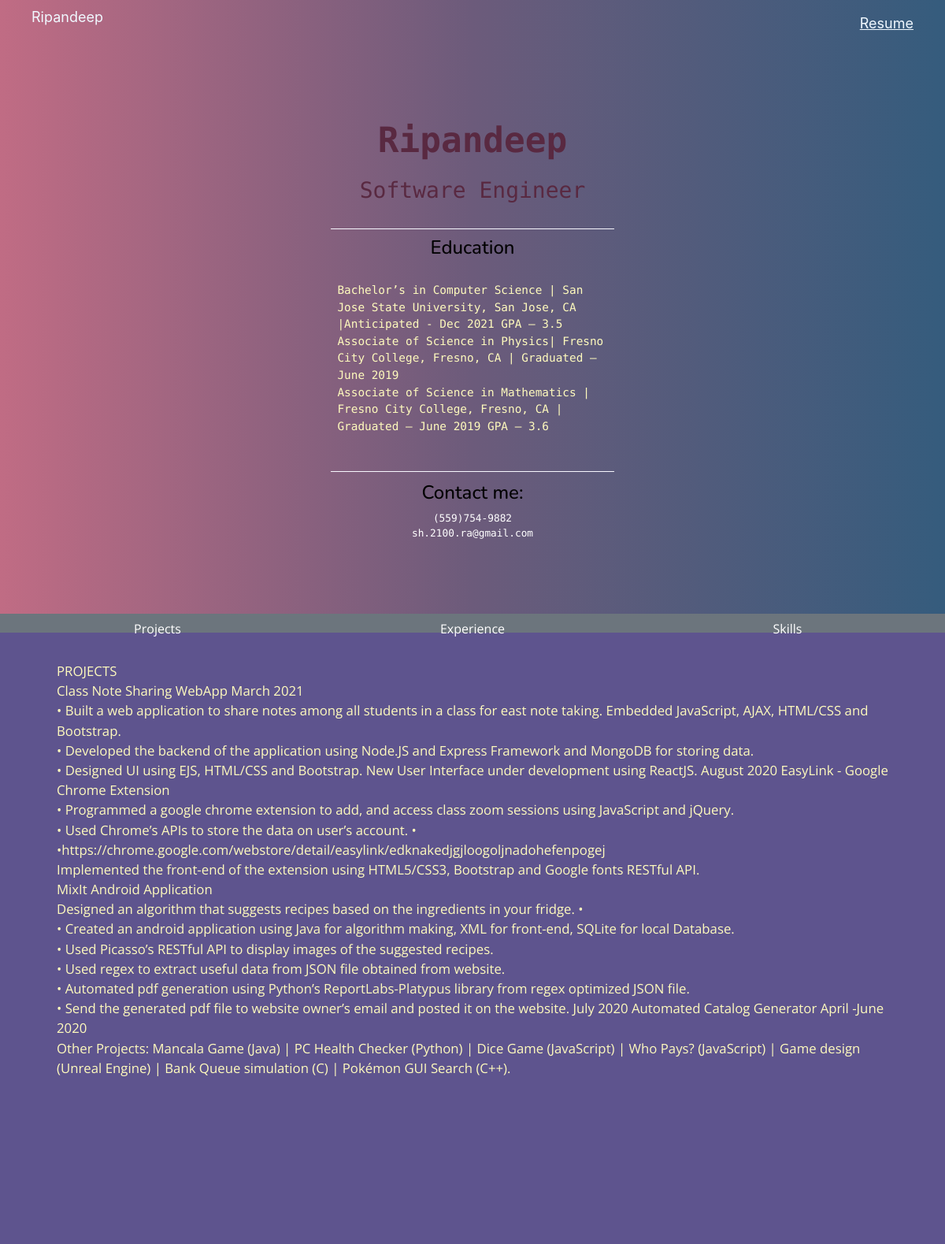
Page /user/4 on the committed database.
### tables this page shows
CREATE TABLE user (
             user_id INTEGER PRIMARY KEY AUTOINCREMENT NOT NULL,
             name TEXT NOT NULL,
             email TEXT NOT NULL,
             phoneNumber TEXT NOT NULL,
             title TEXT NOT NULL,
             education TEXT NOT NULL,
             projects TEXT NOT NULL,
             skills TEXT NOT NULL,
             experience TEXT NOT NULL,
             fileName TEXT NOT NULL
             );

### index.py (the view)
@app.route("/user/<id>")
def showUser(id):
    dataBase = Database()
    userList = dataBase.getUser(id)
    data = {
        "id": userList[0][0],
        "name": userList[0][1],
        "email": userList[0][2],
        "phoneNumber": userList[0][3],
        "title": userList[0][4],
        "education": userList[0][5],
        "projects": userList[0][6],
        "skills": userList[0][7],
        "experience": userList[0][8],
    }
    skills = userList[0][7].split(',')
    return render_template("/portfolio_templates/default_template.html", data=data, skills=skills)

### database.py (called while the page is built)
    def getUser(self, user_id):
        self.__c.execute("SELECT * FROM user WHERE user_id=:user_id", {"user_id": user_id})
        results = self.__c.fetchall()
        return results

### templates/portfolio_templates/default_template.html (shortened to what this page needs)
<!DOCTYPE html>
<html lang="en">
  <head>
    <link rel="stylesheet" href="https://maxcdn.bootstrapcdn.com/bootstrap/4.0.0/css/bootstrap.min.css">
    <link
      rel="stylesheet"
      type="text/css"
      href="{{ url_for('static',filename='default_template.css') }}"
    />
  </head>
  <body>
    <nav class="navbar navbar-expand-lg navbar navbar-light>
      <button class="navbar-toggler" type="button" data-toggle="collapse" data-target="#navbarNav" aria-controls="navbarNav" aria-expanded="false" aria-label="Toggle navigation">
        <span class="navbar-toggler-icon"></span>
      <div class="collapse navbar-collapse" id="navbarNav">
        <ul class="navbar-nav">
          <div id="nv">
            <li style="color: aliceblue; font-size: 1.5vw;" class="nav-item active">
              {{data.name}}
            </li>
          <li class="nav-item active">
            <a style="color: aliceblue; font-size: 1.5vw; text-decoration: underline;" class="nav-link" href="/user/resume/{{data.id}}">Resume</a>
          </li>
        </div>
        </ul>
      </div>
    </nav>
    <section id="section1">
    <h1><strong>{{data.name}}</strong></h1>
    <h3>{{data.title}}</h3>
    <div id="aboutme">
    <h4>Education</h4>
      <p>
        {{data.education}}
      </p>
    </div>
    <h4 style="margin-top: 1vw;">Contact me:</h4>
    <small>{{data.phoneNumber}}</small>
    <small>{{data.email}}</small>
</section>
<section id="section2">
  <div id="buttons">
  <button id="prj" onclick="myHandler(this.id)" type="button" class="btn btn-secondary">Projects</button>
  <button id="exp" onclick="myHandler(this.id)" type="button" class="btn btn-secondary">Experience</button>
  <button id="skl" onclick="myHandler(this.id)" type="button" class="btn btn-secondary">Skills</button>
  </div>
<div id="projects">
<p>{{data.projects}}</p>
</div>
</section>
  </body>
</html>

### static/default_template.css (style rules this page uses)
body { background: #355C7D; background: -webkit-linear-gradient(to right, #C06C84, #6C5B7B, #355C7D); background: linear-gradient(to right, #C06C84, #6C5B7B, #355C7D); }
#section1 { width: 100%; height: 90vh; display: flex; flex-direction: column; justify-content: center; align-items: center; font-family: 'Source Code Pro', monospace; color: white; }
#section1 h1 { color: #592941; font-size: 3.7vw; }
#section1 h4 { color: black; font-family: 'Nunito', sans-serif; }
#aboutme { display: flex; flex-direction: column; justify-content: center; align-items: center; padding: 0.7vw; max-width: 30vw; margin-top: 2vw; border-top: solid ghostwhite 1px; border-bottom: solid ghostwhite 1px; }
#section1 h3 { margin-top: 1vw; color: #592941; }
#section2 { width: 100%; height: 100vh; display: flex; flex-direction: column; align-items: center; font-family: 'Open Sans', sans-serif; color: #592941; background-color: #5E548E; }
#buttons { width: 100%; height: 3vh; display: flex; justify-content: center; align-items: stretch; }
button { height: 100%; font-size: 1vw; }
#section2 button { display: inline; width: 100%; height: 2vw; border-radius: 0px; }
#nv { display: flex; width: 94vw; justify-content: space-between; overflow: hidden; }
p { white-space: pre-line; color: #FFFBBD; }
#section1 p { font-size: 1.2vw; }
#section2 p { font-size: 1.4vw; }
#projects { width: 88%; margin-top: 3vw; height: auto; }

### rows in the picture
user: name "Ripandeep", title "Software Engineer", education "Bachelor’s in Computer Science | San Jose State University, San Jose, CA |Anticipated - Dec 2021 GPA – 3.5 Associate of Science in Physics| Fresno City College, Fresno, CA | Graduated – June 2019 Associate of Science in Mathematics | Fresno City College, Fresno, CA | Graduated – June 2019 GPA – 3.6", phoneNumber "(559)754-9882", email "sh.2100.ra@gmail.com", projects "PROJECTS Class Note Sharing WebApp March 2021 • Built a web application to share notes among all students in a class for east note taking. Embedded JavaScript, AJAX, HTML/CSS and Bootstrap. • Developed the backend of the application using Node.JS and Express Framework and MongoDB for storing data. • Designed UI using EJS, HTML/CSS and Bootstrap. New User Interface under development using ReactJS. August 2020 EasyLink - Google Chrome Extension • Programmed a google chrome extension to add, and access class zoom sessions using JavaScript and jQuery. • Used Chrome’s APIs to store the data on user’s account. • •https://chrome.google.com/webstore/detail/easylink/edknakedjgjloogoljnadohefenpogej…"
